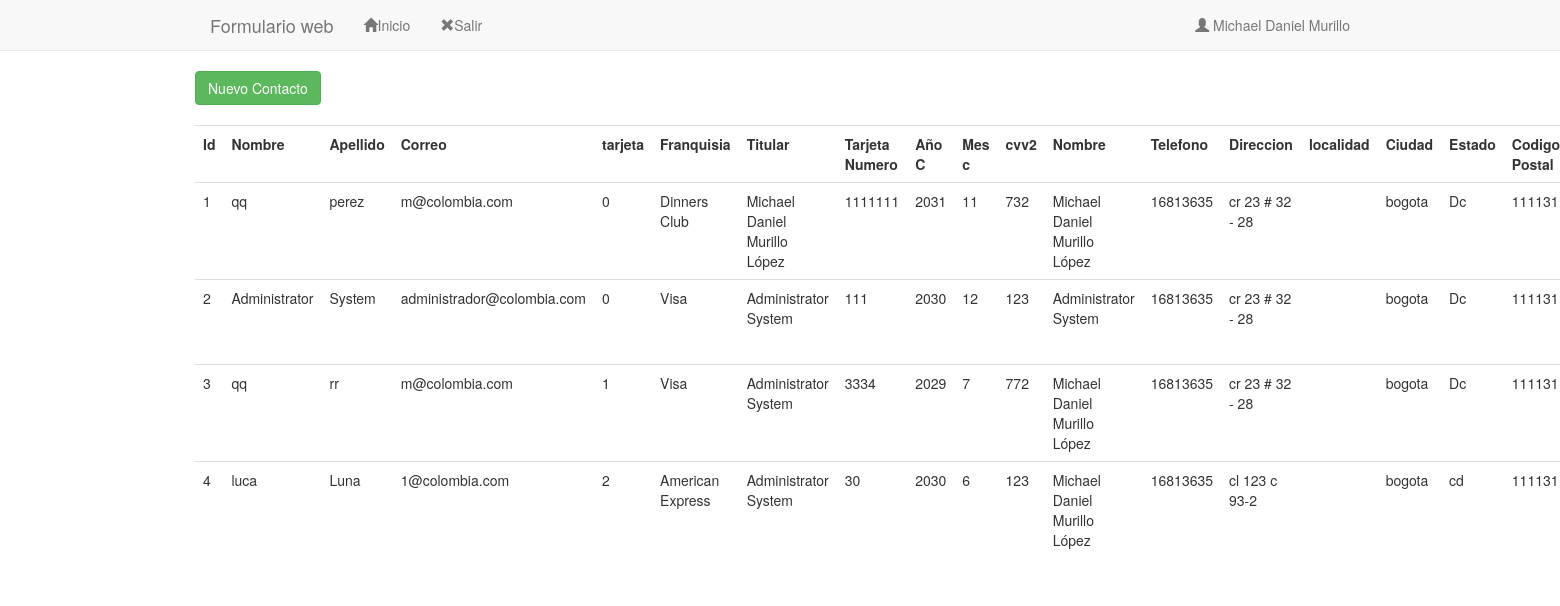
The app's page /listar.php (signed in) with its own data.
### tables this page shows
CREATE TABLE `tbcontactos` (
  `id` int(11) NOT NULL,
  `nombre` varchar(30) NOT NULL,
  `apellido` varchar(15) NOT NULL,
  `correo` varchar(30) NOT NULL,
  `tarjeta` int(15) NOT NULL,
  `Franquisia` varchar(30) NOT NULL,
  `Titular` varchar(30) NOT NULL,
  `tarjeta_numero` int(15) NOT NULL,
  `anoc` int(4) NOT NULL,
  `mesc` varchar(15) NOT NULL,
  `cvv2` varchar(5) NOT NULL,
  `Nombre_1` varchar(30) NOT NULL,
  `tel` varchar(30) NOT NULL,
  `direccion` varchar(30) NOT NULL,
  `Localidad` varchar(30) NOT NULL,
  `city` varchar(30) NOT NULL,
  `state` varchar(20) NOT NULL,
  `zipcode` int(8) NOT NULL,
  `Pais` varchar(20) NOT NULL,
  `textarea` text NOT NULL
);

### web/listar.php (the view, shortened to what this page needs)
<?php
	if(isset($_SESSION['nombreusu']))
	{
?>
<!DOCTYPE html>
<html lang="es">
<head>
    <link rel="stylesheet" href="css/bootstrap.min.css">
    <link rel="stylesheet" href="css/estilos.css">
</head>
<body>
    <header>
        <nav class="navbar navbar-default navbar-static-top" role="navigation">
            <div class="container">
                <div class="navbar-header">
                    <a href="#" class="navbar-brand">Formulario web</a>
                </div>
                <div class="collapse navbar-collapse" id="navegacion-fm">
                    <ul class="nav navbar-nav">
                        <li><a href="#"><span class="glyphicon glyphicon-home"></span>Inicio</a></li>
                        <li><a href="cerrars.php"><span class="glyphicon glyphicon-remove"></span>Salir</a></li>
                    </ul>
                    <ul class="nav navbar-nav navbar-right">
                        <?php
							echo "<li><a href='#'><span class='glyphicon glyphicon-user'></span> ".$_SESSION['nombreusu']."</a></li>";
						?>
                    </ul>
                </div>
            </div>
        </nav>
    </header>
    <div class="container">
        <div class="row">
            <a class="btn btn-success" data-toggle="modal" data-target="#nuevoUsu">Nuevo Contacto</a><br><br>
            <table class='table'>
                <tr>
                    <th>Id</th>
                    <th>Nombre</th>
                    <th>Apellido</th>
                    <th>Correo</th>
                    <th>tarjeta</th>
                    <th>Franquisia</th>
                    <th>Titular</th>
                    <th>Tarjeta Numero</th>
                    <th>Año C</th>
                    <th>Mes c</th>
                    <th>cvv2</th>
                    <th>Nombre</th>
                    <th>Telefono</th>
                    <th>Direccion</th>
                    <th>localidad</th>
                    <th>Ciudad</th>
                    <th>Estado</th>
                    <th>Codigo Postal</th>
                </tr>
                <?php
			$mysqli = new mysqli("localhost", "root", "", "bdpersona");
			$consulta= "SELECT * FROM tbcontactos";
			if ($resultado = $mysqli->query($consulta))
			{
				while ($fila = $resultado->fetch_row())
				{
					echo "<tr>";
					echo "<td>$fila[0]</td><td>$fila[1]</td><td>$fila[2]</td><td>$fila[3]</td><td>$fila[4]</td><td>$fila[5]</td><td>$fila[6]</td><td>$fila[7]</td><td>$fila[8]</td><td>$fila[9]</td><td>$fila[10]</td><td>$fila[11]</td><td>$fila[12]</td><td>$fila[13]</td><td>$fila[14]</td><td>$fila[15]</td><td>$fila[16]</td><td>$fila[17]</td><td>$fila[18]</td><td>$fila[19]</td>";
					echo "</tr>";
				}
			}
?>
            </table>
        </div>
    </div>
</body>
</html>
<?php
	}
	else
	{
		?>
<META HTTP-EQUIV="Refresh" CONTENT="0; URL=index.php">
<?php
	}
?>

### web/css/estilos.css (style rules this page uses)
header { background: #2C3E50; color: #FFF; }

### records on screen
tbcontactos: id "1", nombre "qq", apellido "perez", correo "m@colombia.com", tarjeta "0", Franquisia "Dinners Club", Titular "Michael Daniel Murillo López", tarjeta_numero "1111111", anoc "2031", mesc "11", cvv2 "732", Nombre_1 "Michael Daniel Murillo López", tel "16813635", direccion "cr 23 # 32 - 28", city "bogota", state "Dc", zipcode "111131"
tbcontactos: id "2", nombre "Administrator", apellido "System", correo "administrador@colombia.com", tarjeta "0", Franquisia "Visa", Titular "Administrator System", tarjeta_numero "111", anoc "2030", mesc "12", cvv2 "123", Nombre_1 "Administrator System", tel "16813635", direccion "cr 23 # 32 - 28", city "bogota", state "Dc", zipcode "111131"
tbcontactos: id "3", nombre "qq", apellido "rr", correo "m@colombia.com", tarjeta "1", Franquisia "Visa", Titular "Administrator System", tarjeta_numero "3334", anoc "2029", mesc "7", cvv2 "772", Nombre_1 "Michael Daniel Murillo López", tel "16813635", direccion "cr 23 # 32 - 28", city "bogota", state "Dc", zipcode "111131"
tbcontactos: id "4", nombre "luca", apellido "Luna", correo "1@colombia.com", tarjeta "2", Franquisia "American Express", Titular "Administrator System", tarjeta_numero "30", anoc "2030", mesc "6", cvv2 "123", Nombre_1 "Michael Daniel Murillo López", tel "16813635", direccion "cl 123 c 93-2", city "bogota", state "cd", zipcode "111131"

### other values on screen
$_SESSION['nombreusu'] "Michael Daniel Murillo"
